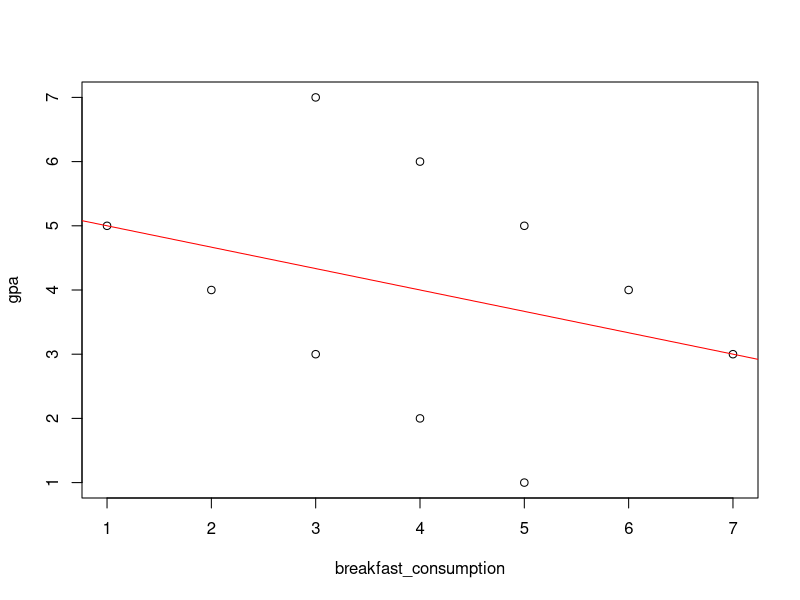
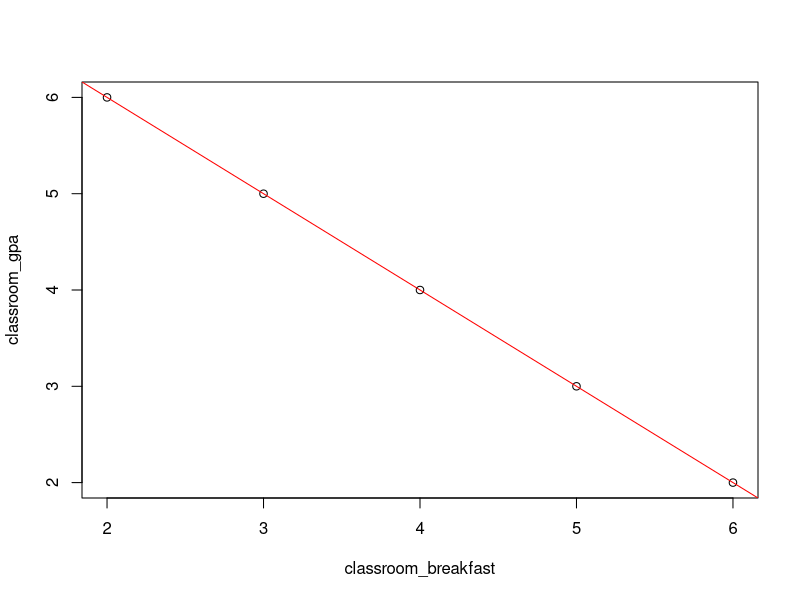

Write the R code that produced these figures, in order.
## Woltman, H., Feldstain, A., MacKay, J. C., & Rocchi, M. (2012). 
## An introduction to hierarchical linear modeling. 
## Tutorials in quantitative methods for psychology, 8(1), 52-69.

student_id <- c(1:10)
classroom_id <- c(1,1,2,2,3,3,4,4,5,5)
school_id <- c(rep(1,10))
gpa <- c(5,7,4,6,3,5,2,4,1,3)
breakfast_consumption <- c(1,3,2,4,3,5,4,6,5,7)

frame <- data.frame(student_id, classroom_id, school_id, gpa, breakfast_consumption)

## Disaggregation Method
plot(breakfast_consumption, gpa)
abline(lm(gpa ~ breakfast_consumption), col = 'red')

## Aggregation Method
classroom_1 <- subset(frame, classroom_id ==1)
classroom_2 <- subset(frame, classroom_id ==2)
classroom_3 <- subset(frame, classroom_id ==3)
classroom_4 <- subset(frame, classroom_id ==4)
classroom_5 <- subset(frame, classroom_id ==5)

classroom_gpa <- c(mean(classroom_1$gpa), mean(classroom_2$gpa), mean(classroom_3$gpa),
                   mean(classroom_4$gpa), mean(classroom_5$gpa))
classroom_breakfast <- c(mean(classroom_1$breakfast_consumption), mean(classroom_2$breakfast_consumption),
                         mean(classroom_3$breakfast_consumption), mean(classroom_4$breakfast_consumption),
                         mean(classroom_5$breakfast_consumption))
plot(classroom_breakfast, classroom_gpa)
abline(lm(classroom_gpa ~ classroom_breakfast), col = 'red')
